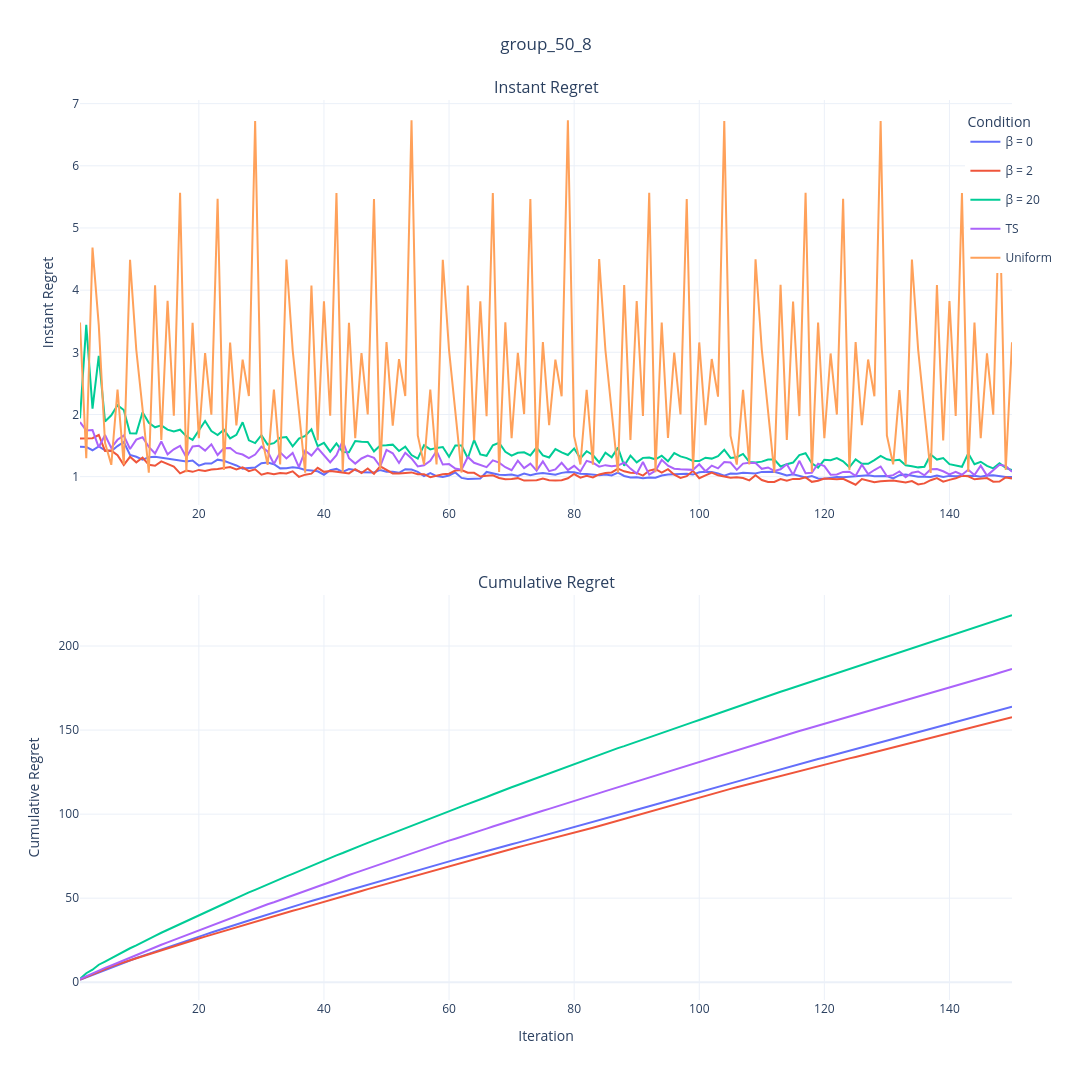

Source (notebook cell):
### Code cell
import pandas as pd
import plotly.graph_objects as go
import plotly.express as px
from plotly.subplots import make_subplots
import plotly.io as pio
import os
import numpy as np

text = "group"

data_folder = os.path.join('Data', text)
files = ['50_8_0.csv','50_8_2.csv','50_8_20.csv','50_8_TS.csv','50_8_Uni.csv']
curve_names = ['β = 0', 'β = 2', 'β = 20', 'TS', 'Uniform']
# files = ['50_8_TS_0.25.csv','50_8_TS_1.csv','50_8_TS_4.csv','50_8_TS_10.csv','50_8_TS_20.csv']
#curve_names = [ '0.25Sigma', 'Sigma', '4Sigma', '10Sigma', '20Sigma']
colors = px.colors.qualitative.Plotly[:len(curve_names)] 


all_mean_data = pd.DataFrame()
all_best_data = pd.DataFrame()
all_cumsum_data = pd.DataFrame() 

for file, name in zip(files, curve_names):
    file_path = os.path.join(data_folder, file)
    df = pd.read_csv(file_path, index_col='Repetition')
    
    # 计算每个step的均值（Instant Regret）
    mean_results = df.mean(axis=0)
    
    # 计算Simple Regret
    best_results = np.minimum.accumulate(mean_results.values)
    
    temp_mean_df = pd.DataFrame({
        'Iter': range(1, 151),
        'Value': mean_results.values,
        'Condition': name
    })
    
    temp_best_df = pd.DataFrame({
        'Iter': range(1, 151),
        'Value': best_results,
        'Condition': name
    })    
    
    # 计算Cumulative Regret（排除Uniform）
    if name != 'Uniform':
        cumsum_results = np.cumsum(mean_results.values)
        temp_cumsum_df = pd.DataFrame({
            'Iter': range(1, 151),
            'Value': cumsum_results,
            'Condition': name
        })
        all_cumsum_data = pd.concat([all_cumsum_data, temp_cumsum_df])
    
    all_mean_data = pd.concat([all_mean_data, temp_mean_df])
    all_best_data = pd.concat([all_best_data, temp_best_df])

# 创建子图（2行1列，垂直排列）
fig = make_subplots(
    rows=2, cols=1,
    vertical_spacing=0.1,
    subplot_titles=("Instant Regret", "Cumulative Regret")  # 添加子图标题
)

#（Instant Regret，第一子图）
for i, condition in enumerate(curve_names):
    mean_df = all_mean_data[all_mean_data['Condition'] == condition]
    fig.add_trace(
        go.Scatter(
            x=mean_df['Iter'],
            y=mean_df['Value'],
            name=condition,
            legendgroup=condition,
            showlegend=True,
            line=dict(color=colors[i]),
            meta=[condition],
            hovertemplate="Iter: %{x}<br>Mean: %{y:.4f}<br>Condition: %{meta[0]}<extra></extra>"
        ),
        row=1, col=1
    )

#（Cumulative Regret，第二子图）
for i, condition in enumerate(curve_names):
    if condition == 'Uniform':
        continue  # 跳过Uniform条件
    cumsum_df = all_cumsum_data[all_cumsum_data['Condition'] == condition]
    fig.add_trace(
        go.Scatter(
            x=cumsum_df['Iter'],
            y=cumsum_df['Value'],
            name=condition,
            legendgroup=condition,
            showlegend=False,  # 避免重复图例
            line=dict(color=colors[i]),
            meta=[condition],
            hovertemplate="Iter: %{x}<br>CumSum: %{y:.4f}<br>Condition: %{meta[0]}<extra></extra>"
        ),
        row=2, col=1
    )

# 更新布局
fig.update_layout(
    title_text=text+"_50_8",
    title_x=0.5,
    height=1080,
    width=1920,
    template='plotly_white',
    legend_title_text='Condition',
    legend=dict(yanchor="top", y=0.99, xanchor="left", x=0.95)
)


fig.update_yaxes(title_text="Instant Regret", row=1, col=1)
fig.update_yaxes(title_text="Cumulative Regret", row=2, col=1)
fig.update_xaxes(title_text="Iteration", row=2, col=1)  # 仅底部子图显示X轴标签


fig.show()

pio.write_html(fig, '50_8_instant.html')

### Figure 1 — Plotly figure (JSON) as saved in the notebook; plotly's stock layout.template omitted (floating-point values rounded to 4 significant figures; data arrays with more than 128 entries replaced by an {"elided": "..."} marker saying what was removed)
{"data": [{"hovertemplate": "Iter: %{x}<br>Mean: %{y:.4f}<br>Condition: %{meta[0]}<extra></extra>", "legendgroup": "β = 0", "line": {"color": "#636EFA"}, "meta": ["β = 0"], "name": "β = 0", "showlegend": true, "type": "scatter", "x": {"elided": "150 int values"}, "xaxis": "x", "y": {"elided": "150 float values"}, "yaxis": "y"}, {"hovertemplate": "Iter: %{x}<br>Mean: %{y:.4f}<br>Condition: %{meta[0]}<extra></extra>", "legendgroup": "β = 2", "line": {"color": "#EF553B"}, "meta": ["β = 2"], "name": "β = 2", "showlegend": true, "type": "scatter", "x": {"elided": "150 int values"}, "xaxis": "x", "y": {"elided": "150 float values"}, "yaxis": "y"}, {"hovertemplate": "Iter: %{x}<br>Mean: %{y:.4f}<br>Condition: %{meta[0]}<extra></extra>", "legendgroup": "β = 20", "line": {"color": "#00CC96"}, "meta": ["β = 20"], "name": "β = 20", "showlegend": true, "type": "scatter", "x": {"elided": "150 int values"}, "xaxis": "x", "y": {"elided": "150 float values"}, "yaxis": "y"}, {"hovertemplate": "Iter: %{x}<br>Mean: %{y:.4f}<br>Condition: %{meta[0]}<extra></extra>", "legendgroup": "TS", "line": {"color": "#AB63FA"}, "meta": ["TS"], "name": "TS", "showlegend": true, "type": "scatter", "x": {"elided": "150 int values"}, "xaxis": "x", "y": {"elided": "150 float values"}, "yaxis": "y"}, {"hovertemplate": "Iter: %{x}<br>Mean: %{y:.4f}<br>Condition: %{meta[0]}<extra></extra>", "legendgroup": "Uniform", "line": {"color": "#FFA15A"}, "meta": ["Uniform"], "name": "Uniform", "showlegend": true, "type": "scatter", "x": {"elided": "150 int values"}, "xaxis": "x", "y": {"elided": "150 float values"}, "yaxis": "y"}, {"hovertemplate": "Iter: %{x}<br>CumSum: %{y:.4f}<br>Condition: %{meta[0]}<extra></extra>", "legendgroup": "β = 0", "line": {"color": "#636EFA"}, "meta": ["β = 0"], "name": "β = 0", "showlegend": false, "type": "scatter", "x": {"elided": "150 int values"}, "xaxis": "x2", "y": {"elided": "150 float values"}, "yaxis": "y2"}, {"hovertemplate": "Iter: %{x}<br>CumSum: %{y:.4f}<br>Condition: %{meta[0]}<extra></extra>", "legendgroup": "β = 2", "line": {"color": "#EF553B"}, "meta": ["β = 2"], "name": "β = 2", "showlegend": false, "type": "scatter", "x": {"elided": "150 int values"}, "xaxis": "x2", "y": {"elided": "150 float values"}, "yaxis": "y2"}, {"hovertemplate": "Iter: %{x}<br>CumSum: %{y:.4f}<br>Condition: %{meta[0]}<extra></extra>", "legendgroup": "β = 20", "line": {"color": "#00CC96"}, "meta": ["β = 20"], "name": "β = 20", "showlegend": false, "type": "scatter", "x": {"elided": "150 int values"}, "xaxis": "x2", "y": {"elided": "150 float values"}, "yaxis": "y2"}, {"hovertemplate": "Iter: %{x}<br>CumSum: %{y:.4f}<br>Condition: %{meta[0]}<extra></extra>", "legendgroup": "TS", "line": {"color": "#AB63FA"}, "meta": ["TS"], "name": "TS", "showlegend": false, "type": "scatter", "x": {"elided": "150 int values"}, "xaxis": "x2", "y": {"elided": "150 float values"}, "yaxis": "y2"}], "layout": {"annotations": [{"font": {"size": 16}, "showarrow": false, "text": "Instant Regret", "x": 0.5, "xanchor": "center", "xref": "paper", "y": 1, "yanchor": "bottom", "yref": "paper"}, {"font": {"size": 16}, "showarrow": false, "text": "Cumulative Regret", "x": 0.5, "xanchor": "center", "xref": "paper", "y": 0.45, "yanchor": "bottom", "yref": "paper"}], "height": 1080, "legend": {"title": {"text": "Condition"}, "x": 0.95, "xanchor": "left", "y": 0.99, "yanchor": "top"}, "title": {"text": "group_50_8", "x": 0.5}, "width": 1920, "xaxis": {"anchor": "y", "domain": [0, 1]}, "xaxis2": {"anchor": "y2", "domain": [0, 1], "title": {"text": "Iteration"}}, "yaxis": {"anchor": "x", "domain": [0.55, 1], "title": {"text": "Instant Regret"}}, "yaxis2": {"anchor": "x2", "domain": [0, 0.45], "title": {"text": "Cumulative Regret"}}}}
